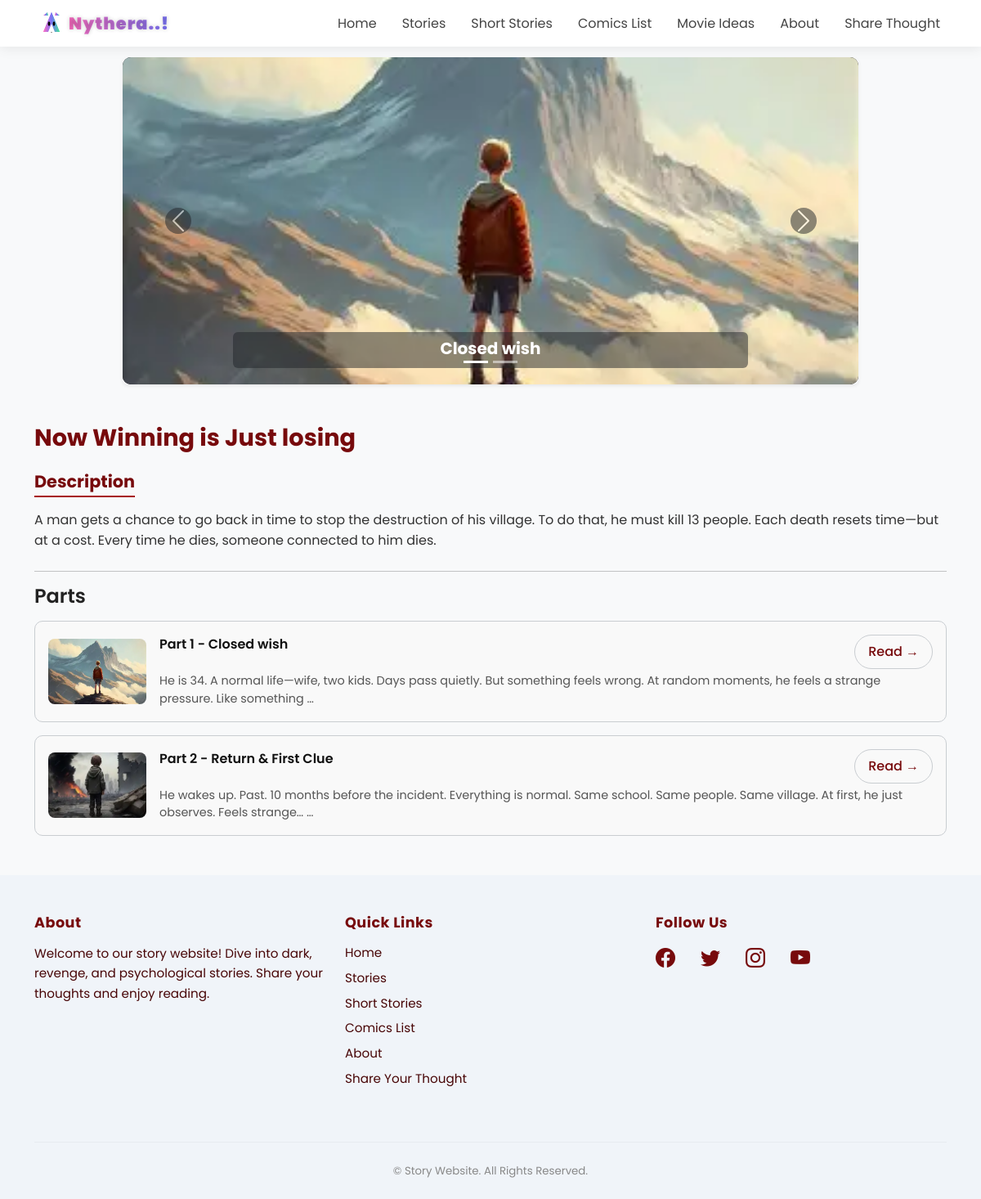
Page /story/now-winning-is-just-losing/ on the committed database.
### story_blog/models.py (models this page shows, shortened)
class StoryPart(models.Model):
    story = models.ForeignKey(Story, on_delete=models.CASCADE, related_name='parts')
    part_number = models.IntegerField()
    title = models.CharField(max_length=200)
    content = models.TextField()
    created_at = models.DateTimeField(auto_now_add=True)
    image = models.ImageField(upload_to='story_parts/', blank=True, null=True)  # ✅ NEW
    class Meta:
        ordering = ['part_number']

class Story(models.Model):
    title = models.CharField(max_length=100)
    slug = models.SlugField(unique=True,blank=True)
    description = models.TextField()
    created_at = models.DateTimeField(auto_now_add=True)
    category = models.ManyToManyField(Category)
    image = models.ImageField(upload_to='stories/', blank=True, null=True)  # ✅ NEW

### story_blog/views.py (the view)
# urls.py: path('story/<slug:slug>/', story_detail, name='story_detail'),
def story_detail(request, slug):
    story = get_object_or_404(Story, slug=slug)
    parts = story.parts.all()
    slides = get_story_slides(parts)
    return render(request, 'story_detail.html', {
        'story': story,
        'parts': parts,
        'slides':slides
    })

### story_blog/views.py (called while the page is built)
def get_story_slides(stories):
    slides = []
    for story in stories:
        if story.image:
            slides.append({
                'title': story.title,
                'image': story.image
            })
    return slides

### story_blog/templates/story_detail.html (shortened to what this page needs)
{% extends "base/theme.html" %}
{% block content %}
{% include "slide.html" %}
<div class="container mt-5 story-parts-page">
    <h2 class="story-title mb-4">{{ story.title }}</h2>
    <h5 class="story-section-title">Description</h5>
    <p class="story-desc mb-4">{{ story.description }}</p>
    <hr>
    <h4 class="mb-3">Parts</h4>
    <ul class="list-unstyled story-parts-list">
        {% for part in parts %}
        <li class="story-part-item d-flex align-items-center mb-3 p-3">
            {% if part.image %}
            <div class="part-img-container me-3">
                <img src="{{ part.image.url }}" class="part-img">
            </div>
            {% endif %}
            <div class="flex-grow-1">
                <div class="d-flex justify-content-between align-items-start mb-1">
                    <span class="part-title">Part {{ part.part_number }} - {{ part.title }}</span>
                    <a href="{% url 'part_detail' story.slug part.part_number %}" class="read-btn mt-auto">
                        Read →
                    </a>
                </div>
                <p class="part-preview mb-0">{{ part.content|truncatewords:25 }}</p>
            </div>
        </li>
        {% empty %}
        <li>No parts available</li>
        {% endfor %}
    </ul>
</div>
{% endblock %}

### story_blog/templates/slide.html (shortened to what this page needs)
{% if slides %}
<div id="storyCarousel" class="carousel slide carousel-fade mb-5 mx-auto shadow-sm rounded"
     data-bs-ride="carousel" data-bs-interval="4000" data-bs-pause="false" style="max-width:900px;">
    <div class="carousel-indicators">
        {% for slide in slides %}
            <button type="button" data-bs-target="#storyCarousel" data-bs-slide-to="{{ forloop.counter0 }}"
            class="{% if forloop.first %}active{% endif %}" aria-current="true" aria-label="Slide {{ forloop.counter }}"></button>
        {% endfor %}
    </div>
    <div class="carousel-inner rounded">
        {% for slide in slides %}
        <div class="carousel-item {% if forloop.first %}active{% endif %}">
            <img src="{{ slide.image.url }}" class="carousel-img">
            <div class="carousel-caption d-none d-md-block bg-dark bg-opacity-50 rounded p-2">
                <h5 class="fw-bold mb-1">{{ slide.title }}</h5>
            </div>
        </div>
        {% endfor %}
    </div>
    <button class="carousel-control-prev" type="button" data-bs-target="#storyCarousel" data-bs-slide="prev">
        <span class="carousel-control-prev-icon bg-dark rounded-circle p-2" aria-hidden="true"></span>
    </button>
    <button class="carousel-control-next" type="button" data-bs-target="#storyCarousel" data-bs-slide="next">
        <span class="carousel-control-next-icon bg-dark rounded-circle p-2" aria-hidden="true"></span>
    </button>
</div>
{% endif %}

### story_blog/templates/base/theme.html (style rules this page uses)
body { padding-top: 70px; font-family: 'Poppins', sans-serif; background-color: #f8f9fa; color: #222; }
h2, h3, h4 { font-weight: 600; }

### story_blog/templates/slide.html (style rules this page uses)
.carousel-img { width: 100%; height: 400px; object-fit: contain; background-color: #000; border-radius: 10px; }
.carousel-img { width: 100%; height: 400px; object-fit: cover; border-radius: 10px; }

### story_blog/templates/story_detail.html (style rules this page uses)
.story-title { color: #770a0c; font-weight: 700; font-size: 1.8rem; }
.story-desc { color: #333; font-size: 1rem; line-height: 1.6; }
.story-parts-list { padding-left: 0; }
.story-part-item { border: 1px solid #c9cdd1; border-radius: 10px; background: #f9f9f9; }
.part-img-container { width: 120px; height: 80px; overflow: hidden; border-radius: 8px; flex-shrink: 0; }
.part-img { width: 100%; height: 100%; object-fit: cover; }
.part-title { font-weight: 600; color: #111; font-size: 1rem; }
.part-preview { color: #555; font-size: 0.9rem; }
.read-btn { display: inline-flex; align-items: center; gap: 6px; padding: 8px 16px; background: transparent; color: #770a0c; font-weight: 500; border-radius: 25px; border: 1px solid #c9cdd1; text-decoration: none; transition: all 0.3s ease; }
.story-section-title { font-weight: 700; font-size: 1.3rem; color: #770a0c; position: relative; padding-bottom: 6px; margin-bottom: 15px; display: inline-block; }
.story-section-title::after { content: ""; position: absolute; left: 0; bottom: 0; width: 100%; height: 2px; background-color: #a60e11; }

### rows in the picture
StoryPart: title "Closed wish", image (picture), part_number "1", title "Closed wish", content "He is 34. A normal life—wife, two kids. Days pass quietly. But something feels wrong. At random moments, he feels a strange pressure. Like something …"
Story: title "Now Winning is Just losing", description "A man gets a chance to go back in time to stop the destruction of his village. To do that, he must kill 13 people. Each death resets time—but at a cost. Every time he dies, someone connected to him dies."
StoryPart: image (picture), part_number "2", title "Return & First Clue", content "He wakes up. Past. 10 months before the incident. Everything is normal. Same school. Same people. Same village. At first, he just observes. Feels strange… …"
